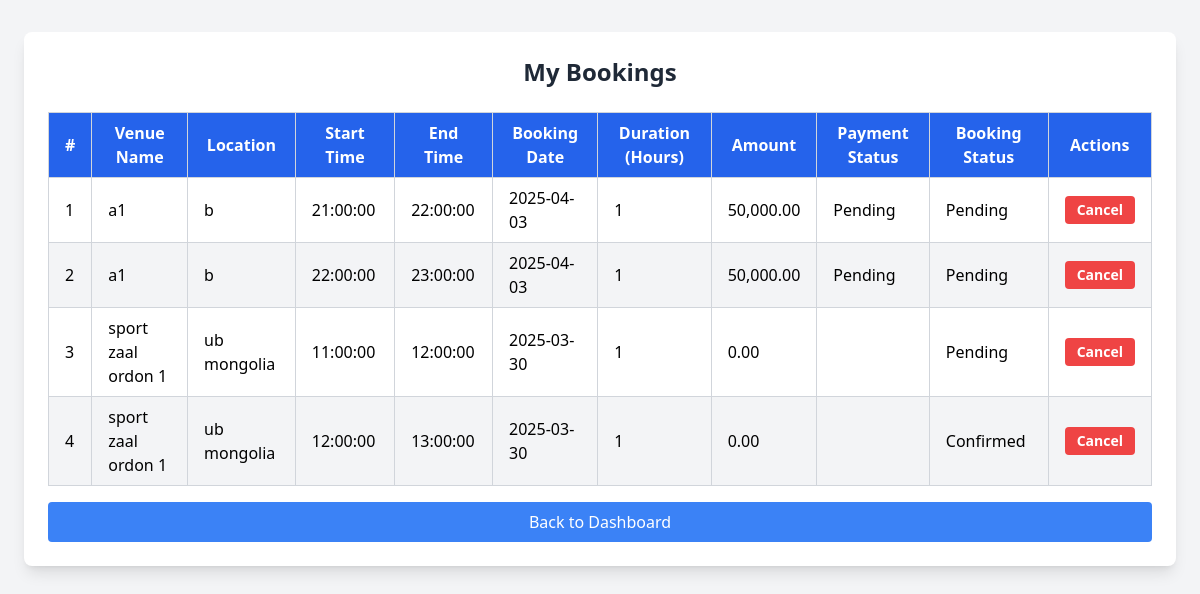
/view_bookings.php (signed in), run on the app's committed database.
### tables this page shows
CREATE TABLE `booking` (
  `BookingID` int(11) NOT NULL,
  `UserID` int(11) DEFAULT NULL,
  `VenueID` int(11) DEFAULT NULL,
  `SlotID` int(11) DEFAULT NULL,
  `BookingDate` date NOT NULL,
  `Duration` int(11) NOT NULL,
  `Status` enum('Pending','Confirmed','Canceled') NOT NULL DEFAULT 'Pending'
);

CREATE TABLE `venue` (
  `VenueID` int(11) NOT NULL,
  `ManagerID` int(11) NOT NULL,
  `Name` varchar(100) NOT NULL,
  `Location` varchar(255) NOT NULL,
  `SportType` enum('Хөлбөмбөг','Сагсанбөмбөг','Волейбол','Ширээний теннис','Бадминтон','Талбайн теннис','Гольф','Бүжиг','Иога','Билльярд') NOT NULL,
  `HourlyPrice` decimal(10,2) NOT NULL,
  `Description` text DEFAULT NULL,
  `MapLocation` varchar(255) DEFAULT NULL
);

CREATE TABLE `venuetimeslot` (
  `SlotID` int(11) NOT NULL,
  `VenueID` int(11) DEFAULT NULL,
  `Week` int(11) NOT NULL,
  `DayOfWeek` enum('Sunday','Monday','Tuesday','Wednesday','Thursday','Friday','Saturday') NOT NULL,
  `StartTime` time NOT NULL,
  `EndTime` time NOT NULL,
  `Status` enum('Available','Booked') DEFAULT 'Available',
  `Price` decimal(10,2) NOT NULL
);

CREATE TABLE `payment` (
  `PaymentID` int(11) NOT NULL,
  `BookingID` int(11) DEFAULT NULL,
  `Amount` decimal(10,2) NOT NULL,
  `PaymentDate` date NOT NULL,
  `Status` enum('Pending','Paid','Refunded','Partially Refunded','Failed','Canceled') NOT NULL DEFAULT 'Pending',
  `BankName` enum('Khan Bank','State Bank','Golomt Bank','TDB Bank','Xac Bank','Capitron Bank','National Investment Bank') NOT NULL,
  `AccountNumber` varchar(50) DEFAULT NULL,
  `TransactionID` varchar(100) DEFAULT NULL,
  `RefundAmount` decimal(10,2) DEFAULT 0.00,
  `RefundDate` datetime DEFAULT NULL,
  `RefundReason` text DEFAULT NULL,
  `AdminNotes` text DEFAULT NULL,
  `LastUpdated` datetime DEFAULT current_timestamp() ON UPDATE current_timestamp()
);

### view_bookings.php (the view, shortened to what this page needs)
<?php
require 'config/db.php';
$userID = $_SESSION['user_id'];
$sql = "
    SELECT
        b.BookingID,
        v.Name AS VenueName,
        v.Location AS VenueLocation,
        t.StartTime,
        t.EndTime,
        b.BookingDate,
        b.Duration,
        b.Status AS BookingStatus,
        p.Status AS PaymentStatus,
        p.Amount
    FROM Booking b
    INNER JOIN Venue v ON b.VenueID = v.VenueID
    INNER JOIN VenueTimeSlot t ON b.SlotID = t.SlotID
    LEFT JOIN Payment p ON b.BookingID = p.BookingID
    WHERE b.UserID = ?
    ORDER BY b.BookingDate DESC
";
$stmt = $conn->prepare($sql);
$stmt->bind_param('i', $userID);
$stmt->execute();
$result = $stmt->get_result();
?>
<!DOCTYPE html>
<html lang="en">
<head>
    <script src="https://cdn.tailwindcss.com"></script>
</head>
<body class="bg-gray-100">
    <div class="max-w-6xl mx-auto my-8 p-6 bg-white rounded-lg shadow-lg">
        <h2 class="text-2xl font-bold text-center text-gray-800 mb-6">My Bookings</h2>
        <?php if ($result->num_rows > 0): ?>
            <table class="min-w-full table-auto border-collapse border border-gray-300">
                <thead class="bg-blue-600 text-white">
                    <tr>
                        <th class="px-4 py-2 border border-gray-300">#</th>
                        <th class="px-4 py-2 border border-gray-300">Venue Name</th>
                        <th class="px-4 py-2 border border-gray-300">Location</th>
                        <th class="px-4 py-2 border border-gray-300">Start Time</th>
                        <th class="px-4 py-2 border border-gray-300">End Time</th>
                        <th class="px-4 py-2 border border-gray-300">Booking Date</th>
                        <th class="px-4 py-2 border border-gray-300">Duration (Hours)</th>
                        <th class="px-4 py-2 border border-gray-300">Amount</th>
                        <th class="px-4 py-2 border border-gray-300">Payment Status</th>
                        <th class="px-4 py-2 border border-gray-300">Booking Status</th>
                        <th class="px-4 py-2 border border-gray-300">Actions</th>
                    </tr>
                </thead>
                <tbody>
                    <?php $i = 1; while ($row = $result->fetch_assoc()): ?>
                        <tr class="odd:bg-white even:bg-gray-100">
                            <td class="px-4 py-2 border border-gray-300"><?php echo $i++; ?></td>
                            <td class="px-4 py-2 border border-gray-300"><?php echo htmlspecialchars($row['VenueName']); ?></td>
                            <td class="px-4 py-2 border border-gray-300"><?php echo htmlspecialchars($row['VenueLocation']); ?></td>
                            <td class="px-4 py-2 border border-gray-300"><?php echo htmlspecialchars($row['StartTime']); ?></td>
                            <td class="px-4 py-2 border border-gray-300"><?php echo htmlspecialchars($row['EndTime']); ?></td>
                            <td class="px-4 py-2 border border-gray-300"><?php echo htmlspecialchars($row['BookingDate']); ?></td>
                            <td class="px-4 py-2 border border-gray-300"><?php echo htmlspecialchars($row['Duration']); ?></td>
                            <td class="px-4 py-2 border border-gray-300"><?php echo htmlspecialchars(number_format($row['Amount'], 2)); ?></td>
                            <td class="px-4 py-2 border border-gray-300"><?php echo htmlspecialchars($row['PaymentStatus']); ?></td>
                            <td class="px-4 py-2 border border-gray-300"><?php echo htmlspecialchars($row['BookingStatus']); ?></td>
                            <td class="px-4 py-2 border border-gray-300 text-center">
                                <?php if ($row['BookingStatus'] !== 'Canceled'): ?>
                                    <a href="view_bookings.php?cancel_booking_id=<?php echo $row['BookingID']; ?>"
                                       class="inline-block px-3 py-1 text-sm font-semibold text-white bg-red-500 rounded hover:bg-red-600"
                                       onclick="return confirm('Are you sure you want to cancel this booking?')">Cancel</a>
                                <?php else: ?>
                                    <span class="text-red-500 font-semibold">Canceled</span>
                                <?php endif; ?>
                            </td>
                        </tr>
                    <?php endwhile; ?>
                </tbody>
            </table>
        <?php else: ?>
            <p class="text-center text-gray-600 mt-6">You have no bookings yet.</p>
        <?php endif; ?>
        <a href="user_dashboard.php" class="block mt-4 text-center text-white bg-blue-500 px-4 py-2 rounded hover:bg-blue-600">
            Back to Dashboard
        </a>
    </div>
</body>
</html>

### data on the page
booking: VenueID.Name "a1", VenueID.Location "b", SlotID.StartTime "21:00:00", SlotID.EndTime "22:00:00", BookingDate "2025-04-03", Duration "1", payment.Amount "50,000.00", payment.Status "Pending", Status "Pending"
booking: VenueID.Name "a1", VenueID.Location "b", SlotID.StartTime "22:00:00", SlotID.EndTime "23:00:00", BookingDate "2025-04-03", Duration "1", payment.Amount "50,000.00", payment.Status "Pending", Status "Pending"
booking: VenueID.Name "sport zaal ordon 1", VenueID.Location "ub mongolia", SlotID.StartTime "11:00:00", SlotID.EndTime "12:00:00", BookingDate "2025-03-30", Duration "1", Amount "0.00", Status "Pending"
booking: VenueID.Name "sport zaal ordon 1", VenueID.Location "ub mongolia", SlotID.StartTime "12:00:00", SlotID.EndTime "13:00:00", BookingDate "2025-03-30", Duration "1", Amount "0.00", Status "Confirmed"
